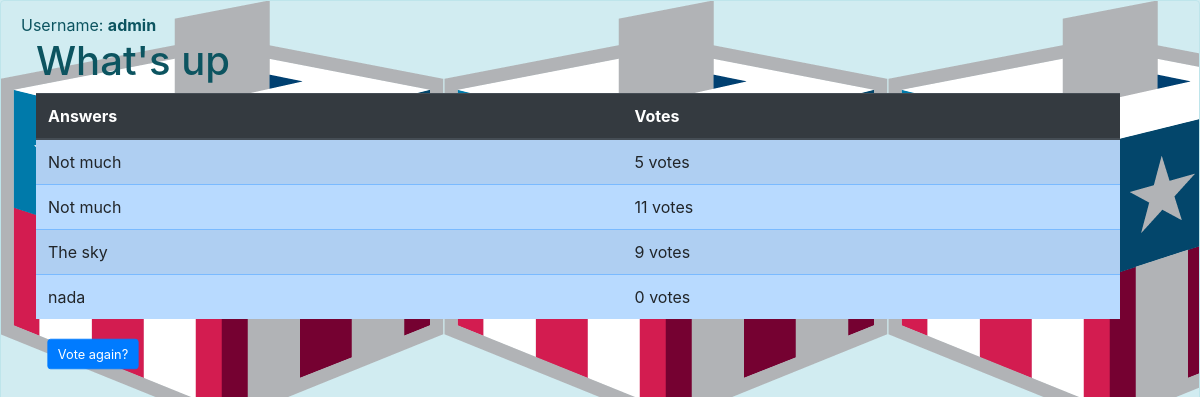
The app's page /polls/1/results/ (signed in) with its own data.
### polls/models.py (models this page shows, shortened)
class Question(models.Model):
    question_text = models.CharField("Question", max_length=200, unique=True)
    question_img = models.ImageField("Img", upload_to="images/", null=True)
    pub_date = models.DateTimeField("Date Published")
    def was_published_recently(self):
        now = timezone.now()
        return now - timedelta(days=1) <= self.pub_date <= now
    was_published_recently.admin_order_field = "pub_date"
    was_published_recently.boolean = True
    was_published_recently.short_description = "Published recently?"

class Choice(models.Model):
    question = models.ForeignKey(Question, on_delete=models.CASCADE)
    choice_text = models.CharField("Choice", max_length=200)
    votes = models.IntegerField("Votes", default=0)

### polls/views.py (the view)
# urls.py: path("<int:pk>/results/", views.ResultsView.as_view(), name="results"),
class ResultsView(DetailView):
    model = Question
    template_name = "polls/results.html"

### polls/views.py (called while the page is built)
    def get_queryset(self):
        return Question.objects.filter(pub_date__lte=timezone.now())

### polls/templates/polls/results.html (shortened to what this page needs)
{% load static %}
<head>
    <link rel="stylesheet" type="text/css" href="{% static 'polls/style.css' %}">
    <link rel="stylesheet" href="https://maxcdn.bootstrapcdn.com/bootstrap/4.3.1/css/bootstrap.min.css">
</head>
<body
    {% if user.is_authenticated %}
        <div class="alert alert-info alert-dismissible fade show">
            Username: <strong>{{ user.username }} </strong>
        <div class="container-fluid">
        <h1>{{ question.question_text }}</h1>
        <table class="table table-primary table-striped">
            <thead class="thead-dark">
                <tr>
                    <th> Answers </th>
                    <th> Votes </th>
                </tr>
            </thead>
            <tbody>
                {% for choice in question.choice_set.all %}
                <tr>
                <td> {{ choice.choice_text }} </td>
                <td> {{ choice.votes }} vote{{ choice.votes|pluralize }} </td>
                </tr>
                {% endfor %}
            </tbody>
        </table>
        <a class="btn btn-primary" href="{% url 'polls:detail' question.id %}"> Vote again? </a>
        </div>
    {% else %}
        <div class="alert alert-info alert-dismissible fade show">
            <button type="button" class="close" data-dismiss="alert">&times;</button>
            <strong>Welcome new user! </strong>. Please <a href="{% url 'polls:login' %}">log in. </a>
        </div>
    {% endif %}
</body>

### polls/static/polls/style.css (style rules this page uses)
body { background: white url("images/background.png"); }
a.btn { -webkit-transform: scale(0.8); -moz-transform: scale(0.8); -o-transform: scale(0.8); -webkit-transition-duration: 0.5s; -moz-transition-duration: 0.5s; -o-transition-duration: 0.5s; }

### records on screen
Question: question_text "What's up"
Choice: choice_text "Not much", votes "5"
Choice: choice_text "Not much", votes "11"
Choice: choice_text "The sky", votes "9"
Choice: choice_text "nada", votes "0"

### other values on screen
{{ user.username }} "admin"
